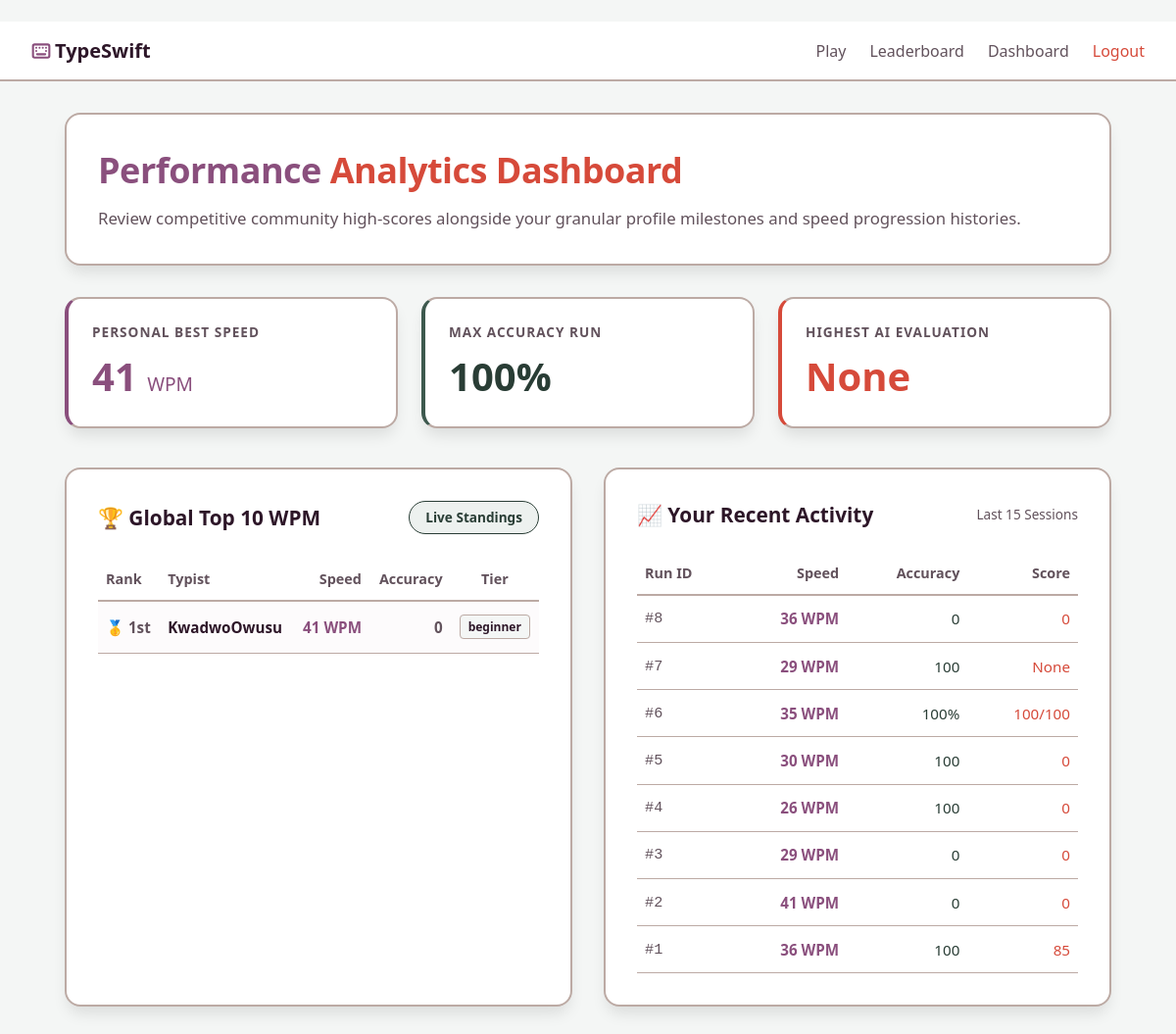
The app's page /leaderboard (signed in), older data.
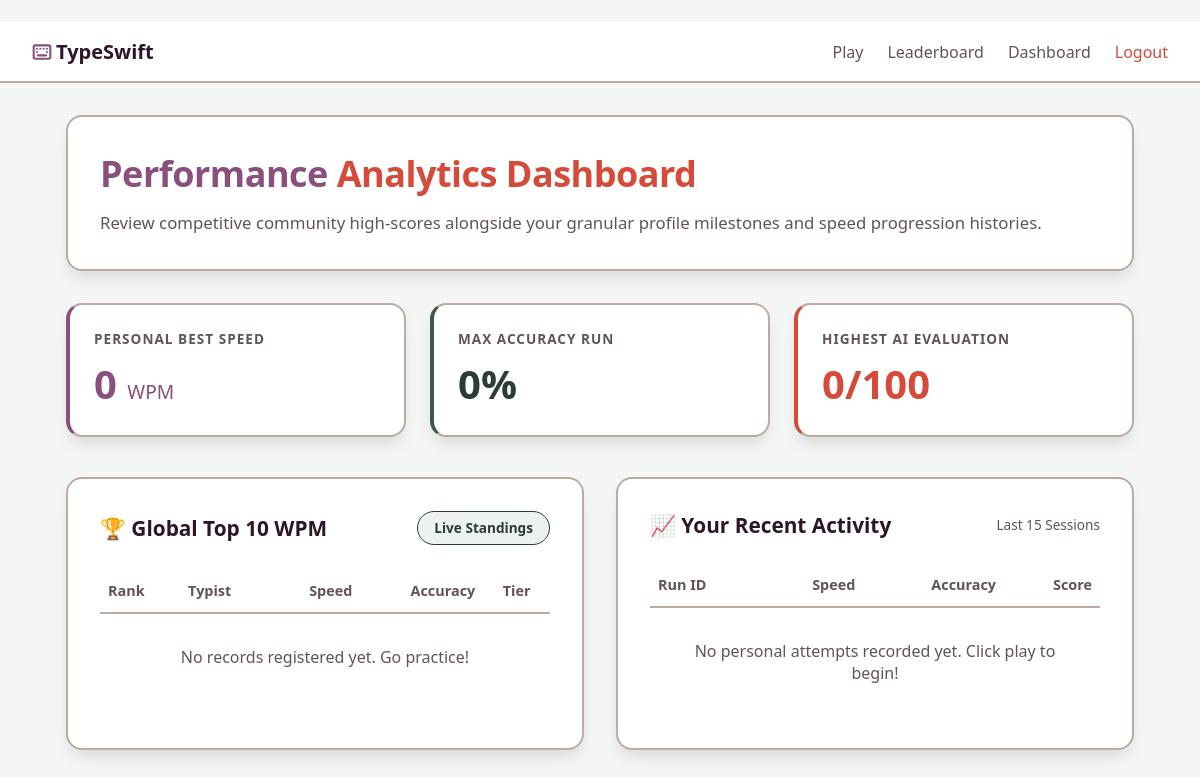
The same page, newer data.
### models.py (models this page shows)
class TypingResult(db.Model):
    __tablename__ = 'typing_results'
    id = db.Column(db.Integer, primary_key=True)
    user_id = db.Column(db.Integer, db.ForeignKey('users.id', ondelete='CASCADE'), nullable=False)
    speed_wpm = db.Column(db.Integer, nullable=False)
    accuracy = db.Column(db.String(10), nullable=False)
    score = db.Column(db.String(20), nullable=False)
    tier_status = db.Column(db.String(30), nullable=False)
    date_recorded = db.Column(db.DateTime, default=datetime.utcnow)
    user = db.relationship('User', backref=db.backref('results', cascade='all, delete-orphan'))

### app.py (the view)
@app.route('/leaderboard')
@login_required
def leaderboard():
    try:
        subquery = db.session.query(
            TypingResult.user_id,
            func.max(TypingResult.speed_wpm).label('max_wpm')
        ).group_by(TypingResult.user_id).subquery()
        top_results = db.session.query(
            User.username,
            TypingResult.speed_wpm,
            TypingResult.accuracy,
            TypingResult.score,
            TypingResult.tier_status
        ).join(TypingResult, User.id == TypingResult.user_id) \
         .join(subquery, (TypingResult.user_id == subquery.c.user_id) & (TypingResult.speed_wpm == subquery.c.max_wpm)) \
         .order_by(TypingResult.speed_wpm.desc()) \
         .limit(10).all()
        global_top_runs = []
        for row in top_results:
            global_top_runs.append({
                'username': row.username,
                'speed_wpm': row.speed_wpm,
                'accuracy': row.accuracy,
                'score': row.score,
                'tier_status': row.tier_status
            })
        pb_wpm = db.session.query(func.max(TypingResult.speed_wpm)).filter(TypingResult.user_id == current_user.id).scalar() or 0
        pb_acc = db.session.query(func.max(TypingResult.accuracy)).filter(TypingResult.user_id == current_user.id).scalar() or "0%"
        pb_score = db.session.query(func.max(TypingResult.score)).filter(TypingResult.user_id == current_user.id).scalar() or "0/100"
        personal_history = TypingResult.query.filter_by(user_id=current_user.id).order_by(TypingResult.id.desc()).limit(15).all()
        return render_template(
            'leaderboard.html',
            global_top=global_top_runs,
            pb_wpm=pb_wpm,
            pb_acc=pb_acc,
            pb_score=pb_score,
            history=personal_history
        )
    except Exception as e:
        print(f"❌ Leaderboard query sequence failure: {e}")
        traceback.print_exc()
        return render_template('leaderboard.html', global_top=[], pb_wpm=0, pb_acc="0%", pb_score="0/100", history=[])

### app.py (called while the page is built)
@login_manager.user_loader
def load_user(user_id):
    return User.query.get(int(user_id))

### templates/leaderboard.html (shortened to what this page needs)
{% extends "Base.html" %}
{% block content %}
<div class="main-wrapper" style="max-width: 1100px; margin: 0 auto; padding: 2rem 1rem;">
    <div class="main-card dashboard-banner passive-float" style="max-width: 100%; text-align: left; padding: 2rem; margin-bottom: 2rem;">
        <h1 class="title" style="font-size: 2.25rem;">Performance <span class="title-highlight">Analytics Dashboard</span></h1>
        <p class="description" style="margin-bottom: 0;">Review competitive community high-scores alongside your granular profile milestones and speed progression histories.</p>
    </div>
    <div style="display: grid; grid-template-columns: repeat(auto-fit, minmax(250px, 1fr)); gap: 1.5rem; margin-bottom: 2.5rem;">
        <div class="main-card" style="max-width: 100%; padding: 1.5rem; border-left: 4px solid var(--button-color); text-align: left;">
            <span style="font-size: 0.85rem; text-transform: uppercase; letter-spacing: 1px; color: var(--text-muted); font-weight: 700;">Personal Best Speed</span>
            <h2 style="font-size: 2.5rem; color: var(--button-color); margin-top: 0.5rem; font-weight: 800;">{{ pb_wpm }} <span style="font-size: 1.2rem; font-weight: 500;">WPM</span></h2>
        </div>
        <div class="main-card" style="max-width: 100%; padding: 1.5rem; border-left: 4px solid var(--success); text-align: left;">
            <span style="font-size: 0.85rem; text-transform: uppercase; letter-spacing: 1px; color: var(--text-muted); font-weight: 700;">Max Accuracy Run</span>
            <h2 style="font-size: 2.5rem; color: var(--success-hover); margin-top: 0.5rem; font-weight: 800;">{{ pb_acc }}</h2>
        </div>
        <div class="main-card" style="max-width: 100%; padding: 1.5rem; border-left: 4px solid var(--primary); text-align: left;">
            <span style="font-size: 0.85rem; text-transform: uppercase; letter-spacing: 1px; color: var(--text-muted); font-weight: 700;">Highest AI Evaluation</span>
            <h2 style="font-size: 2.5rem; color: var(--primary); margin-top: 0.5rem; font-weight: 800;">{{ pb_score }}</h2>
        </div>
    </div>
    <div style="display: grid; grid-template-columns: repeat(auto-fit, minmax(450px, 1fr)); gap: 2rem;">
        <div class="main-card dashboard-card" style="max-width: 100%; padding: 2rem; text-align: left;">
            <div class="card-header-row" style="margin-bottom: 1.5rem;">
                <h3 class="card-section-title">🏆 Global Top 10 WPM</h3>
                <span class="status-badge active">Live Standings</span>
            </div>
            <div style="overflow-x: auto;">
                <table style="width: 100%; border-collapse: collapse; text-align: left;">
                    <thead>
                        <tr style="border-bottom: 2px solid var(--border); color: var(--text-muted); font-size: 0.9rem;">
                            <th style="padding: 0.75rem 0.5rem;">Rank</th>
                            <th style="padding: 0.75rem 0.5rem;">Typist</th>
                            <th style="padding: 0.75rem 0.5rem; text-align: right;">Speed</th>
                            <th style="padding: 0.75rem 0.5rem; text-align: right;">Accuracy</th>
                            <th style="padding: 0.75rem 0.5rem; text-align: center;">Tier</th>
                        </tr>
                    </thead>
                    <tbody>
                        {% for row in global_top %}
                        <tr style="border-bottom: 1px solid var(--border); font-size: 0.95rem; {% if loop.index <= 3 %}font-weight: 600; background: rgba(138, 79, 125, 0.02);{% endif %}">
                            <td style="padding: 1rem 0.5rem; color: var(--text-muted);">
                                {% if loop.index == 1 %}🥇 1st{% elif loop.index == 2 %}🥈 2nd{% elif loop.index == 3 %}🥉 3rd{% else %}{{ loop.index }}th{% endif %}
                            </td>
                            <td style="padding: 1rem 0.5rem; color: var(--text-main);">{{ row.username }}</td>
                            <td style="padding: 1rem 0.5rem; text-align: right; color: var(--button-color); font-weight: 700;">{{ row.speed_wpm }} WPM</td>
                            <td style="padding: 1rem 0.5rem; text-align: right; color: var(--text-muted);">{{ row.accuracy }}</td>
                            <td style="padding: 1rem 0.5rem; text-align: center;">
                                <span style="font-size: 0.75rem; font-weight: 700; padding: 0.2rem 0.5rem; border-radius: 4px; border: 1px solid var(--border); background: var(--background);">{{ row.tier_status }}</span>
                            </td>
                        </tr>
                        {% else %}
                        <tr>
                            <td colspan="5" style="text-align: center; padding: 2rem; color: var(--text-muted);">No records registered yet. Go practice!</td>
                        </tr>
                        {% endfor %}
                    </tbody>
                </table>
            </div>
        </div>
        <div class="main-card dashboard-card" style="max-width: 100%; padding: 2rem; text-align: left;">
            <div class="card-header-row" style="margin-bottom: 1.5rem;">
                <h3 class="card-section-title">📈 Your Recent Activity</h3>
                <span style="font-size: 0.85rem; color: var(--text-muted);">Last 15 Sessions</span>
            </div>
            <div style="overflow-x: auto; max-height: 450px; overflow-y: auto;">
                <table style="width: 100%; border-collapse: collapse; text-align: left;">
                    <thead>
                        <tr style="border-bottom: 2px solid var(--border); color: var(--text-muted); font-size: 0.9rem;">
                            <th style="padding: 0.75rem 0.5rem;">Run ID</th>
                            <th style="padding: 0.75rem 0.5rem; text-align: right;">Speed</th>
                            <th style="padding: 0.75rem 0.5rem; text-align: right;">Accuracy</th>
                            <th style="padding: 0.75rem 0.5rem; text-align: right;">Score</th>
                        </tr>
                    </thead>
                    <tbody>
                        {% for run in history %}
                        <tr class="interactive-hover" style="border-bottom: 1px solid var(--border); font-size: 0.95rem;">
                            <td style="padding: 0.85rem 0.5rem; color: var(--text-muted); font-family: monospace;">#{{ run.id }}</td>
                            <td style="padding: 0.85rem 0.5rem; text-align: right; color: var(--button-color); font-weight: 600;">{{ run.speed_wpm }} WPM</td>
                            <td style="padding: 0.85rem 0.5rem; text-align: right; color: var(--success-hover);">{{ run.accuracy }}</td>
                            <td style="padding: 0.85rem 0.5rem; text-align: right; color: var(--primary);">{{ run.score }}</td>
                        </tr>
                        {% else %}
                        <tr>
                            <td colspan="4" style="text-align: center; padding: 2rem; color: var(--text-muted);">No personal attempts recorded yet. Click play to begin!</td>
                        </tr>
                        {% endfor %}
                    </tbody>
                </table>
            </div>
        </div>
    </div>
</div>
{% endblock %}

### templates/Base.html (shortened to what this page needs)
﻿<!DOCTYPE html>
<html lang="en">
<head>
    <link rel="stylesheet" href="{{ url_for('static', filename='css/style.css') }}">
    {% block styles %}{% endblock %}</head>
<body>
    <nav class="navbar animate-nav">
        <a href="/" class="nav-logo">
            TypeSwift
        </a>
        <div class="nav-links">
            <a href="{{ url_for('play') }}" class="nav-link">Play</a>
            <a href="{{ url_for('leaderboard') }}" class="nav-link">Leaderboard</a>
            <a href="{{ url_for('dashboard') }}" class="nav-link">Dashboard</a>
            <a href="{{ url_for('logout') }}" class="nav-link" style="color: var(--primary);">Logout</a>
        </div>
    </nav>
    {% block content %}{% endblock %}
</body>
</html>

### static/css/style.css (style rules this page uses)
:root { --primary: #d64a3a; --primary-hover: #b5382a; --background: #f4f6f5; --surface: #ffffff; --text-main: #2d1628; --text-muted: #62525c; --border: #bcaaa4; --success: #3d594e; --success-hover: #293d35; --button-color: #8a4f7d; --button-hover-color: #734068; --ripple-color: rgba(138, 79, 125, 0.25); --key-glow: 0 0 8px rgba(138, 79, 125, 0.4); }
html[data-game-theme="light"] { --primary: #d64a3a; --primary-hover: #b5382a; --background: #f4f6f5; --surface: #ffffff; --text-main: #2d1628; --text-muted: #62525c; --border: #bcaaa4; --success: #3d594e; --success-hover: #293d35; --button-color: #8a4f7d; --button-hover-color: #734068; }
* { box-sizing: border-box; margin: 0; padding: 0; }
body { font-family: system-ui, -apple-system, BlinkMacSystemFont, 'Segoe UI', Roboto, sans-serif; background-color: var(--background); color: var(--text-main); min-height: 100vh; overflow-x: hidden; transition: background-color 0.3s ease, color 0.3s ease; }
.main-wrapper { max-width: 1200px; margin: 0 auto; padding: 2rem 1rem; }
.navbar { display: flex; justify-content: space-between; align-items: center; background-color: var(--surface); padding: 1rem 2rem; border-bottom: 2px solid var(--border); position: sticky; top: 0; z-index: 10; transition: background-color 0.3s ease, border-color 0.3s ease; }
.animate-nav { animation: slideDownAnimation 0.65s cubic-bezier(0.16, 1, 0.3, 1) forwards; }
.nav-logo { display: inline-flex; align-items: center; font-size: 1.25rem; font-weight: 700; color: var(--text-main); text-decoration: none; transition: transform 0.25s cubic-bezier(0.175, 0.885, 0.32, 1.275), color 0.2s ease; }
.nav-logo-icon { color: var(--button-color); transition: transform 0.3s cubic-bezier(0.175, 0.885, 0.32, 1.275), color 0.2s ease; }
.nav-links { display: flex; gap: 1.5rem; }
.nav-link { color: var(--text-muted); text-decoration: none; font-weight: 500; position: relative; transition: color 0.2s ease; }
.nav-link::after { content: ''; position: absolute; width: 100%; transform: scaleX(0); height: 2px; bottom: -4px; left: 0; background-color: var(--primary); transform-origin: bottom right; transition: transform 0.25s cubic-bezier(0.16, 1, 0.3, 1); }
.main-card { background-color: var(--surface); border: 2px solid var(--border); border-radius: 16px; padding: 3rem 2rem; max-width: 550px; width: 100%; text-align: center; box-shadow: 0px 10px 15px -3px rgba(0,0,0,0.1); animation: fadeInUp 0.6s cubic-bezier(0.16, 1, 0.3, 1) forwards; transition: background-color 0.3s ease, border-color 0.3s ease; }
.title { color: var(--button-color); font-size: 2.75rem; margin-bottom: 0.75rem; font-weight: bold; letter-spacing: -0.5px; }
.title-highlight { color: var(--primary); }
.description { color: var(--text-muted); font-size: 1.05rem; line-height: 1.6; margin-bottom: 2.5rem; }
.dashboard-banner { max-width: 100%; text-align: left; padding: 2.5rem 2rem; }
.dashboard-card { max-width: 100%; text-align: left; padding: 2.5rem 2rem; }
.card-header-row { display: flex; justify-content: space-between; align-items: center; margin-bottom: 1.5rem; flex-wrap: wrap; gap: 1rem; }
.card-section-title { color: var(--text-main); font-size: 1.3rem; font-weight: 700; margin: 0; }
.status-badge.active { background-color: rgba(136, 160, 150, 0.15); color: var(--success-hover); padding: 0.4rem 1rem; border-radius: 30px; font-size: 0.85rem; font-weight: 700; border: 1px solid var(--success-hover); transition: background-color 0.2s ease, color 0.2s ease, border-color 0.2s ease; }
.passive-float { animation: floatingMotion 6s ease-in-out infinite alternate !important; }

Row changes from the older to the newer data that the page shows:
removed TypingResult: score "None", id "7", speed_wpm "29", accuracy "100", shown under "📈 Your Recent Activity"
removed TypingResult: username "KwadwoOwusu", speed_wpm "41", accuracy "0", tier_status "beginner", id "2", score "0"
removed TypingResult: id "8", speed_wpm "36", accuracy "0", score "0", shown under "📈 Your Recent Activity"
removed TypingResult: id "6", speed_wpm "35", accuracy "100%", score "100/100", shown under "📈 Your Recent Activity"
removed TypingResult: id "5", speed_wpm "30", accuracy "100", score "0", shown under "📈 Your Recent Activity"
removed TypingResult: id "4", speed_wpm "26", accuracy "100", score "0", shown under "📈 Your Recent Activity"
removed TypingResult: id "3", speed_wpm "29", accuracy "0", score "0", shown under "📈 Your Recent Activity"
removed TypingResult: id "1", speed_wpm "36", accuracy "100", score "85", shown under "📈 Your Recent Activity"
Text that changed along with them:
{{ pb_wpm }}: "41" → "0"
{{ pb_acc }}: "100%" → "0%"
{{ pb_score }}: (not shown) → "0/100"
text now shown: "No records registered yet. Go practice! No personal attempts recorded yet. Click play to begin!"
